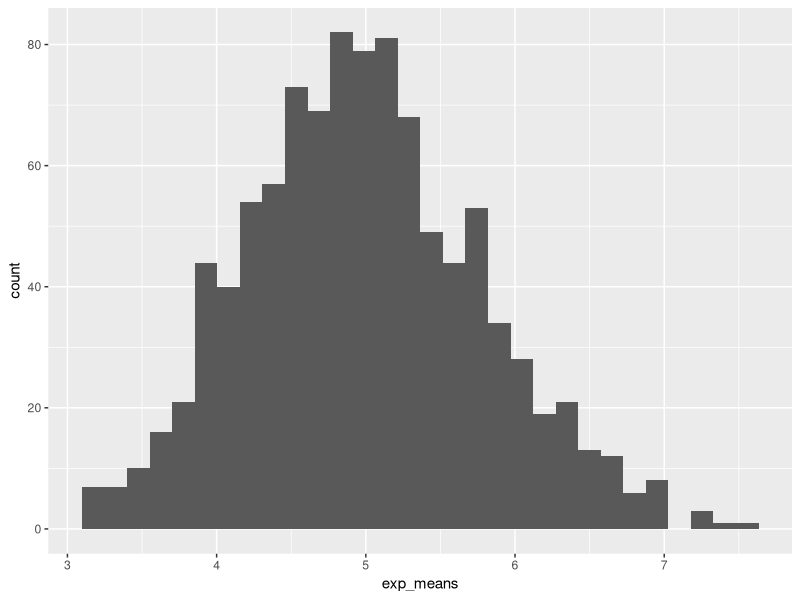

Recreate this plot in R.
## ---- chunk 1
knitr::opts_chunk$set(echo = TRUE)
## ---- chunk 2
lambda <- 0.2
n <- 40
mean <- 1/lambda
std <- 1/lambda
## ---- chunk 3
exp_means <- NULL
set.seed(1)
for (i in 1:1000){
      exp_means <- c(exp_means, mean(rexp(n, lambda)))
}
print(data.frame(exp_means))
library(ggplot2)
imag <- ggplot( data = data.frame(exp_means), aes(x = exp_means)) + geom_histogram() 
print(imag)
